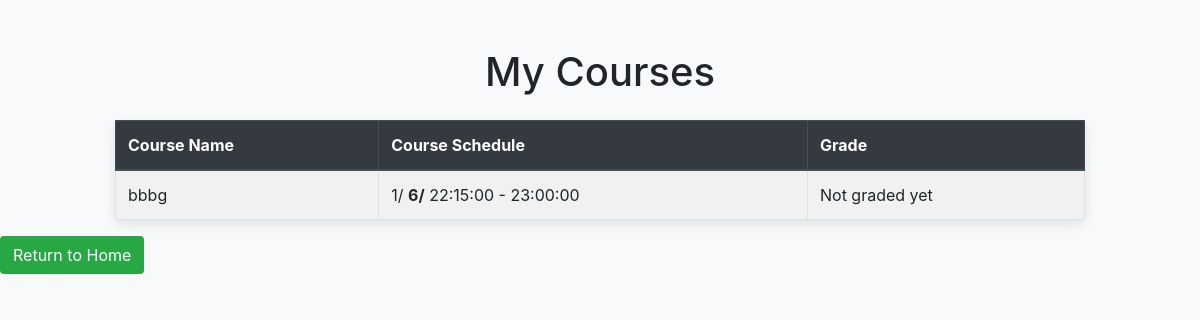
Page /user_page/user_courses (signed in) on the committed database.
### models.py (models this page shows)
class Course(db.Model):
    id = db.Column(db.Integer, primary_key=True)
    name = db.Column(db.String(150), nullable=False)
    code = db.Column(db.String(50), nullable=False, unique=True, index=True)
    teacher_id = db.Column(db.Integer, db.ForeignKey('teacher.id'), nullable=False)
    students = db.relationship('User', secondary='enrollment', back_populates='enrolled_courses')
    course_schedule = db.relationship('Schedule', back_populates='course', cascade="all, delete-orphan")

class Schedule(db.Model):
    id = db.Column(db.Integer, primary_key=True)
    course_id = db.Column(db.Integer, db.ForeignKey('course.id', name="fk_schedule_course"), nullable=False)
    month = db.Column(db.Integer, nullable=False)
    day = db.Column(db.Integer, nullable=False)
    start_time = db.Column(db.Time, nullable=False)
    end_time = db.Column(db.Time, nullable=False)
    course = db.relationship('Course', back_populates='course_schedule')

### app.py (the view)
@app.route('/user_page/user_courses')
@login_required
def user_courses():
    courses = current_user.enrolled_courses
    return render_template('user_courses.html', courses=courses)

### app.py (called while the page is built)
@login_manager.user_loader
def load_user(user_id):
    user = User.query.get(int(user_id))
    if not user:
        user = Teacher.query.get(int(user_id))
    if not user:
        user = Admin.query.get(int(user_id))
    return user

### templates/user_courses.html (shortened to what this page needs)
<!DOCTYPE html>
<html lang="en">
<head>
    <link rel="stylesheet" href="https://cdn.jsdelivr.net/npm/bootstrap@4.3.1/dist/css/bootstrap.min.css">
</head>
<body>
<div class="container mt-5">
    <h1 class="text-center mb-4">My Courses</h1>
    {% if courses %}
    <table class="table table-bordered table-striped">
        <thead class="thead-dark">
            <tr>
                <th>Course Name</th>
                <th>Course Schedule</th>
                <th>Grade</th>
            </tr>
        </thead>
        <tbody>
        {% for course in courses %}
            <tr>
                <td>{{ course.name }}</td>
                <td class="course-schedule">
                    {% if course.course_schedule %}
                        {% for schedule in course.course_schedule %}
                            <div>
                                <span class="schedule-month">{{ schedule.month }}/</span>
                                <span class="schedule-day">{{ schedule.day }}/</span>
                                <span class="schedule-time">{{ schedule.start_time }} - {{ schedule.end_time }}</span>
                            </div>
                        {% endfor %}
                    {% else %}
                        <span class="text-muted">No schedule available</span>
                    {% endif %}
                </td>
                <td>{{ course.grade or 'Not graded yet' }}</td>
            </tr>
        {% endfor %}
        </tbody>
    </table>
    {% else %}
    <div class="no-courses">You are not enrolled in any courses yet.</div>
    {% endif %}
</div>
<a href="{{ url_for('user_page') }}" class="btn btn-return mb-3">Return to Home</a>
</body>
</html>

### templates/user_courses.html (style rules this page uses)
body { background-color: #f8f9fa; }
.container { max-width: 1000px; }
.table { box-shadow: 0 4px 12px rgba(0, 0, 0, 0.1); border-radius: 8px; }
.table th, .table td { vertical-align: middle; }
.table-striped tbody tr:nth-child(odd) { background-color: #f1f1f1; }
.schedule-day { font-weight: bold; }
.btn-return { background-color: #28a745; color: white; }

### rows in the picture
Course: name "bbbg", grade "Not graded yet"
Schedule: month "1", day "6", start_time "22:15:00", end_time "23:00:00"
